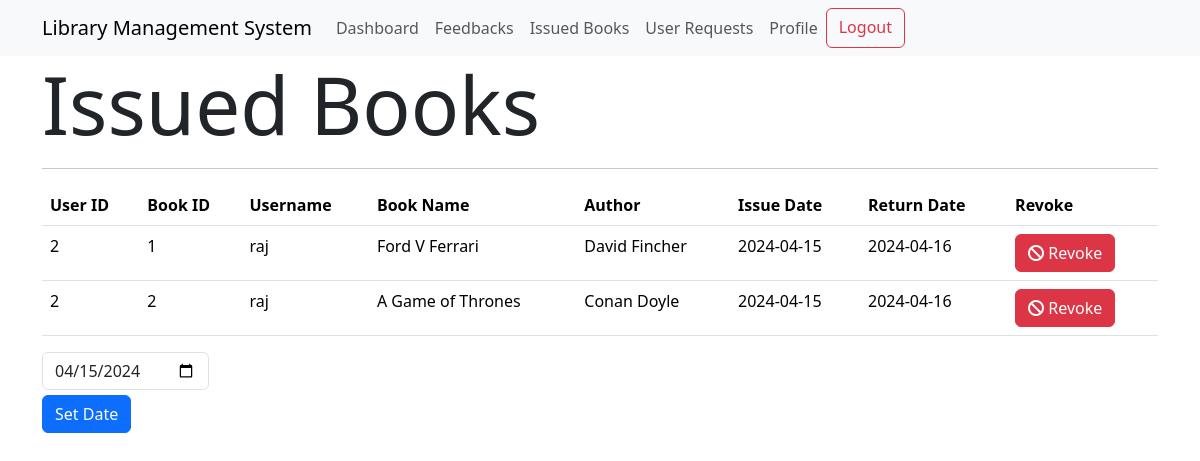
/issued_books (signed in), run on an earlier commit of the app's database.
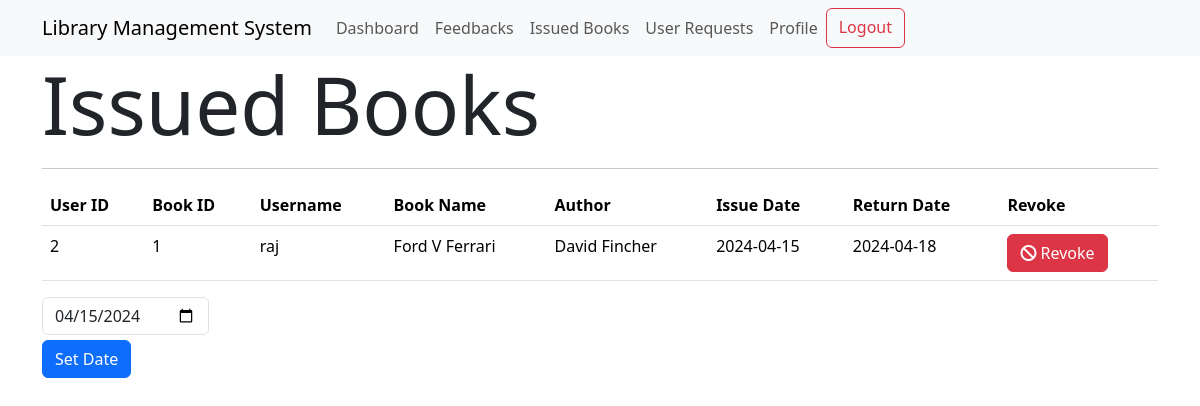
And on a later commit of the database.
### models.py (models this page shows)
class Issued(db.Model):
    id = db.Column(db.Integer, primary_key=True)
    user_id = db.Column(db.Integer, db.ForeignKey("user.id"), nullable=False)
    book_id = db.Column(db.Integer, db.ForeignKey("books.id"), nullable=False)
    username = db.Column(db.String(32), nullable=False)
    book_name = db.Column(db.String(32), nullable=False)
    author = db.Column(db.String(64), nullable=False)
    date_issued = db.Column(db.Date, nullable=False)
    return_date = db.Column(db.Date, nullable=False)

### routes.py (the view)
@app.route("/issued_books")
@admin_required
def issued_books():
    all_issued = Issued.query.all()
    now = datetime.now().strftime("%Y-%m-%d")
    return render_template("issued.html", all_issued=all_issued, now=now)

### routes.py (called while the page is built)
def admin_required(func):
    @wraps(func)
    def inner(*args, **kwargs):
        if "user_id" not in session:
            return redirect(url_for("login"))
        user = User.query.get(session["user_id"])
        if not user.is_admin:
            flash("You are not authorized to access this page")
            return redirect(url_for("index"))
        return func(*args, **kwargs)
    return inner

### templates/issued.html (shortened to what this page needs)
{% extends "layout.html" %}
{% block content %}
{% if all_issued|length > 0 %}
<h1 class="display-1">Issued Books</h1>
<hr>
<table class="table">
    <thead>
        <tr>
            <th>User ID</th>
            <th>Book ID</th>
            <th>Username</th>
            <th>Book Name</th>
            <th>Author</th>
            <th>Issue Date</th>
            <th>Return Date</th>
            <th>Revoke</th>
        </tr>
    </thead>
    <tbody>
        {% for item in all_issued %}
        <tr>
            <td>{{item.user_id}}</td>
            <td>{{item.book_id}}</td>
            <td>{{item.username}}</td>
            <td>{{item.book_name}}</td>
            <td>{{item.author}}</td>
            <td>{{item.date_issued}}</td>
            <td>{{item.return_date}}</td>
            <td>
                <form action="{{url_for('revoke_book', book_id=item.book_id, user_id=item.user_id)}}" method="POST"
                    style="display: inline;">
                    <button class=" btn btn-danger">
                        <i class="fas fa-ban"></i>
                        Revoke
                    </button>
                </form>
            </td>
        </tr>
        {% endfor %}
    </tbody>
</table>
<form action="{{url_for('set_date')}}" method="POST">
    <input type="date" name="new_date" id="new_date" class="form-control" value="{{now}}" style="width: 15%;">
    <input type="submit" class="btn btn-primary" value="Set Date" style="margin-top: 5px;">
</form>
{% else %}
<h1 class="display-1">No Issued Books Currently</h1>
<hr>
{% endif %}
{% endblock content %}

What changed in the data, as far as the page shows it:
removed Issued: user_id "2", book_id "2", username "raj", book_name "A Game of Thrones", author "Conan Doyle", date_issued "2024-04-15", return_date "2024-04-16"
changed Issued "raj": return_date "2024-04-16" → "2024-04-18"
